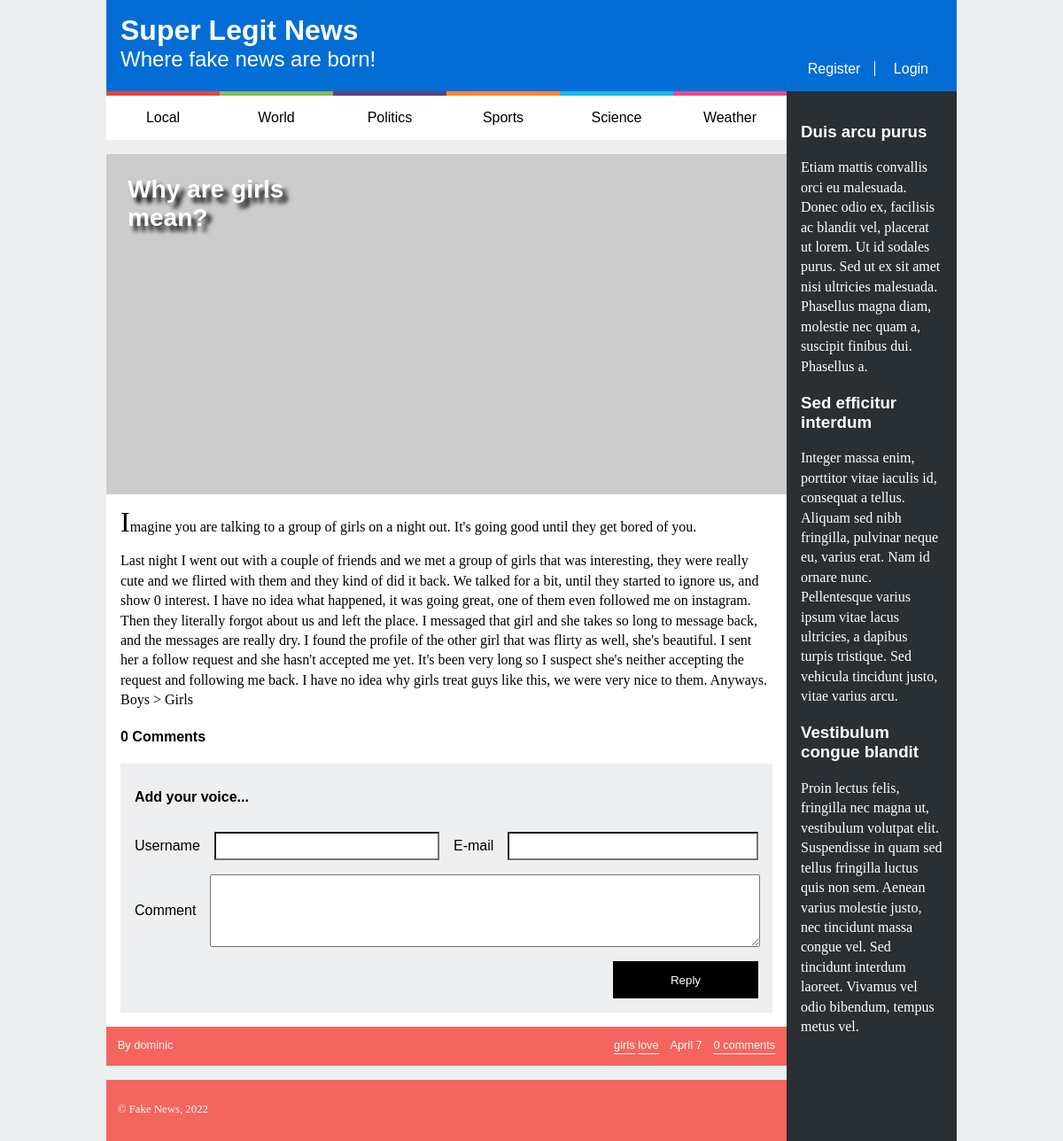
The page /article.php?id=6 on the database its author committed.
### tables this page shows
CREATE TABLE news (
  id INTEGER PRIMARY KEY,            -- article id
  title VARCHAR,                     -- title of the article
  published INTEGER,                 -- date when the article was published in epoch format
  tags VARCHAR,                      -- comma separated tags
  username VARCHAR REFERENCES users, -- user that wrote the article
  introduction VARCHAR,              -- a introductory paragraph
  fulltext VARCHAR                   -- the rest of the text
);

### database/news.php (called while the page is built, shortened)
<?php
    function getAllNews($db){
        $article = $db->prepare('SELECT news.*, users.*, COUNT(comments.id) AS comments
        FROM news JOIN
            users USING (username) LEFT JOIN
            comments ON comments.news_id = news.id
        GROUP BY news.id, users.username
        ORDER BY published DESC');
        $article->execute();
        return $article->fetchAll();
    }
?>

### article.php (the view, shortened to what this page needs)
<?php
    require_once('database/connection.php');
    require_once('database/news.php');
    require_once('templates/common.php');
    $db = getDatabaseConnection();
    $articles = getAllNews($db);
?>
  <section id="news">
    <article>
      <?php
      $id = $_GET['id'];
      for($i = 0; $i < count($articles); $i++) {
        if($articles[$i]['id'] == $id) {
          $article = $articles[$i];
          break;
        }
      }
      $date = date('F j', $article['published']);
      $tags = explode(',', $article['tags']);
      ?>
      <header>
        <h1><a href="article.php?id=<?= $id ?>"><?= $article['title'] ?></a></h1>
      </header>
      <img src="https://picsum.photos/600/300?<?= $id ?>" alt="">
      <p><?= $article['introduction'] ?></p>
      <p><?= $article['fulltext'] ?></p>
      <section id="comments">
        <h1><?= $article['comments'] ?> Comments</h1>
        <form>
          <h2>Add your voice...</h2>
          <label>Username
            <input type="text" name="username">
          </label>
          <label>E-mail
            <input type="email" name="email">
          </label>
          <label>Comment
            <textarea name="comment"></textarea>
          </label>
          <button formaction="#" formmethod="post">Reply</button>
        </form>
      </section>
      <footer>
        <span class="author"><?= $article['username'] ?></span>
        <span class="tags"><a href="index.php"><?= $tags[0] ?></a> <a href="index.php"><?= $tags[1] ?></a></span>
        <span class="date"><?= $date ?></span>
        <a class="comments" href="article.php?id=<?= $id ?>#comments"><?= $article['comments'] ?></a>
      </footer>
    </article>

### css/style.css (style rules this page uses)
#news header { max-width: 10em; padding: 1em; position: absolute; }
#news header h1 { margin: 0; text-shadow: .2em .2em .2em black; }
#news header a { color: white; text-decoration: none; }
#news img { width: 100%; }
#news > article { background-color: white; margin: 1em 0; }
#news > article > p { padding: 0 1em; }
#news > article > p:first-of-type:first-letter { font-size: 2em; }
#news footer { color: white; background-color: #f4655f; padding: 1em; }
#news footer a { color: white; text-decoration: none; border-bottom: 1px solid white; padding-bottom: 2px; }
#news footer .tags { margin-right: 1em; }
#news footer .comments { margin-left: 1em; }
#news footer .comments:after { content: ' comments'; }
#news footer .author:before { content: "By "; }
body { font-family: "Poppins", sans-serif; }
p { font-family: "Lora", serif; line-height: 1.4em; }
#news header { font-size: 1.5em; }
#news footer { font-size: 0.8em; }

### css/layout.css (style rules this page uses)
body { background-color: #edeff0; margin: 0 auto; width: 60em; display: grid; grid-template-columns: [start] 4fr [middle] 1fr [end]; grid-template-rows: [start] auto [nav] auto [news] 1fr [footer] auto [end]; }
#news { grid-column: start; }
#news footer { display: flex; }
#news footer .author { flex-grow: 1; }

### css/comments.css (style rules this page uses)
#comments { margin: 1em; }
#comments form { display: grid; padding: 1em; gap: 1em; grid-template-columns: 1fr 1fr 1fr 1fr; background-color: #edeff0; }
#comments form h2 { font-size: 1em; grid-column-end: span 4; }
#comments form input { background-color: white; height: 2em; }
#comments form textarea { display: block; width: 100%; margin: 0 auto; padding: 0; height: 6em; }
#comments form label { display: grid; grid-template-columns: auto 1fr; grid-column-end: span 2; gap: 1em; align-items: center; }
#comments form label:last-of-type { grid-column-end: span 4; grid-template-columns: auto 1fr; }
#comments form button { width: auto; grid-column-start: 4; background-color: black; color: white; border: none; padding: 1em; }

### rows shown on the page
news: title "Why are girls mean?", introduction "Imagine you are talking to a group of girls on a night out. It's going good until they get bored of you.", fulltext "Last night I went out with a couple of friends and we met a group of girls that was interesting, they were really cute and we flirted with them and they kind of did it back. We talked for a bit, until they started to ignore us, and show 0 interest. I have no idea what happened, it was going great, one of them even followed me on instagram. Then they literally forgot about us and left the place. I messaged that girl and she takes so long to message back, and the messages are really dry. I found the profile of the other girl that was flirty as well, she's beautiful. I sent her a follow request and she hasn't accepted me yet. It's been very long so I suspect she's neither accepting the request…", tags "girls", tags "love", published "April 7"

### other values the page prints
$article['comments'] "0"
$article['username'] "dominic"
